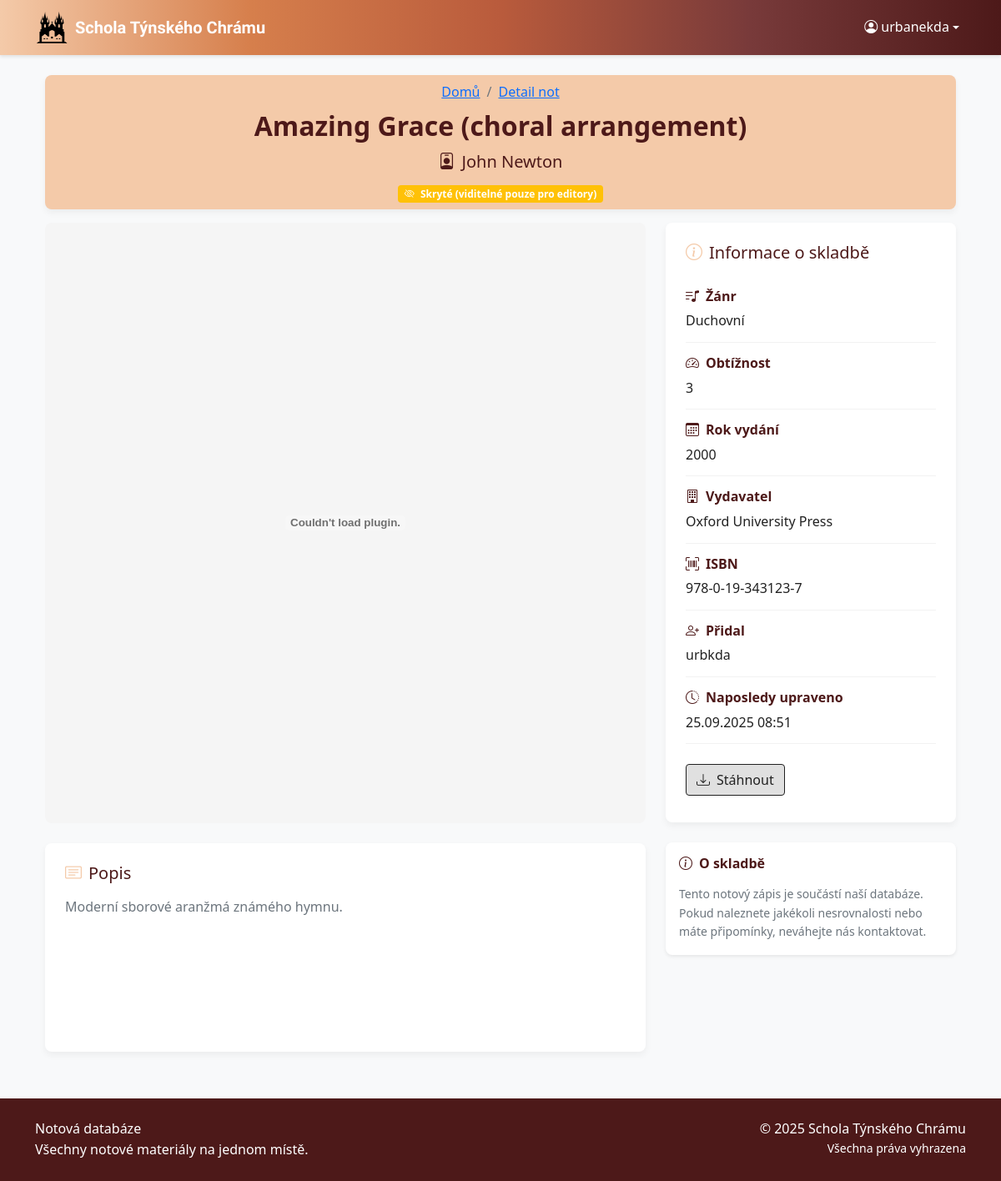
The app's page /noty/10 (signed in) with its own data.
### sheet_music_app/models.py (models this page shows, shortened)
class Sheet(models.Model):
    RELIGIOUS = "REL"
    CHORAL = "CHO"
    JAZZ = "JAZ"
    POPULAR = "POP"
    CLASSICAL = "CLA"
    SECULAR = "SEC"
    FOLCLORE = "FOL"
    GENRE_CHOICES = [
        (RELIGIOUS, "Duchovní"),
        (CHORAL, "Sborová"),
        (JAZZ, "Jazzová"),
        (POPULAR, "Populární"),
        (CLASSICAL, "Klasická"),
        (SECULAR, "Světská"),
        (FOLCLORE, "Folklórní"),
    ]
    DIFFICULTY_CHOICES = [
        (1, 'Velmi snadná'),
        (2, 'Snadná'),
        (3, 'Střední'),
        (4, 'Obtížná'),
        (5, 'Velmi obtížná'),
    ]
    title = models.CharField(max_length=200)
    composer = models.CharField(max_length=200)
    arranger = models.CharField(max_length=200, blank=True, null=True)
    genre = models.CharField(choices=GENRE_CHOICES, blank=True, null=True)
    difficulty_level = models.CharField(choices=DIFFICULTY_CHOICES, blank=True, null=True, max_length=1)
    publication_year = models.IntegerField(blank=True, null=True)
    publisher = models.CharField(max_length=200, blank=True, null=True)
    isbn = models.CharField(max_length=20, blank=True, null=True)
    description = models.TextField(blank=True, null=True)
    date_created = models.DateTimeField(auto_now_add=True)
    date_modified = models.DateTimeField(auto_now=True)
    created_by = models.ForeignKey('auth.User', on_delete=models.CASCADE)
    modified_by = models.ForeignKey('auth.User', on_delete=models.CASCADE, related_name='modified_sheets')
    sheet_file = models.FileField()
    preview_image = models.ImageField(blank=True, null=True)
    public = models.BooleanField(default=False)

### sheet_music_app/views.py (the view)
# urls.py: path("noty/<int:pk>", views.sheet_profile, name="sheet_profile"),
@login_required(login_url='login')
def sheet_profile(request, pk):
    sheet = get_object_or_404(Sheet, pk=pk)
    return render(request, "sheet_profile.html", {"sheet": sheet})

### sheet_music_app/templatetags/permissions.py (called while the page is built)
@register.filter(name='is_editor')
def is_editor(user):
    if not hasattr(user, 'is_authenticated'):
        return False
    return user.is_authenticated and (user.is_staff or user.is_superuser)

@register.filter(name='is_superuser')
def is_superuser(user):
    if not hasattr(user, 'is_authenticated'):
        return False
    return user.is_authenticated and user.is_superuser

### sheet_music_app/templates/sheet_profile.html (shortened to what this page needs)
{% extends 'base.html' %}
{% load static %}
{% load permissions %}
{% block content %}
<div class="container mb-3">
    <div class="sheet-header">
        <div class="sheet-header-content text-center">
            <nav aria-label="breadcrumb" class="d-flex justify-content-center">
                <ol class="breadcrumb mb-2 mt-2">
                    <li class="breadcrumb-item"><a href="{% url 'home' %}">Domů</a></li>
                    <li class="breadcrumb-item active" aria-current="page"><a href="{% url 'sheet_profile' sheet.id %}">Detail not</a></li>
                </ol>
            </nav>
            <h1 class="fw-bold mb-2">{{ sheet.title }}</h1>
            <p class="lead mb-2">
                <i class="bi bi-person-badge me-2"></i>{{ sheet.composer }}
            </p>
            {% if not sheet.public %}
                <span class="badge bg-warning mt-1 mb-2">
                    <i class="bi bi-eye-slash me-1"></i> Skryté (viditelné pouze pro editory)
                </span>
            {% endif %}
        </div>
    </div>
</div>
<div class="container">
    <div class="row">
        <div class="col-lg-8">
            <div class="sheet-preview-container-large mb-4">
                {% if sheet.sheet_file %}
                    {% if sheet.sheet_file.url|slice:"-4:"|lower == ".pdf" %}
                        <embed src="{{ sheet.sheet_file.url }}#toolbar=0&navpanes=0&scrollbar=0" type="application/pdf" class="w-100" />
                    {% else %}
                        <img src="{{ sheet.sheet_file.url }}" alt="{{ sheet.title }}" class="img-fluid w-100" />
                    {% endif %}
                {% else %}
                    <div class="text-center p-5 bg-light">
                        <i class="bi bi-file-earmark-music display-1 text-muted"></i>
                        <p class="mt-3 text-muted">Náhled není k dispozici</p>
                    </div>
                {% endif %}
            </div>
            <div class="description-box">
                <h3 class="h5 mb-3">
                    <i class="bi bi-card-text me-2 text-primary"></i>Popis
                </h3>
                <div class="text-muted">
                    {% if sheet.description %}
                        {{ sheet.description|linebreaks }}
                    {% else %}
                        <em class="text-secondary">Zatím bez popisu.</em>
                    {% endif %}
                </div>
            </div>
        </div>
        <div class="col-lg-4">
            <div class="sheet-meta mb-4">
                <h3 class="h5 mb-3">
                    <i class="bi bi-info-circle me-2 text-primary"></i>Informace o skladbě
                </h3>
                <div class="meta-item">
                    <div class="meta-label">
                        <i class="bi bi-music-note-list me-2"></i><strong>Žánr</strong>
                    </div>
                    <div class="meta-value">
                        {{ sheet.get_genre_display|default:"Neuvedeno" }}
                    </div>
                </div>
                <div class="meta-item">
                    <div class="meta-label">
                        <i class="bi bi-speedometer2 me-2"></i><strong>Obtížnost</strong>
                    </div>
                    <div class="meta-value">
                        {{ sheet.get_difficulty_level_display|default:"Neuvedeno" }}
                    </div>
                </div>
                {% if sheet.publication_year %}
                <div class="meta-item">
                    <div class="meta-label">
                        <i class="bi bi-calendar3 me-2"></i><strong>Rok vydání</strong>
                    </div>
                    <div class="meta-value">
                        {{ sheet.publication_year }}
                    </div>
                </div>
                {% endif %}
                {% if sheet.publisher %}
                <div class="meta-item">
                    <div class="meta-label">
                        <i class="bi bi-building me-2"></i><strong>Vydavatel</strong>
                    </div>
                    <div class="meta-value">
                        {{ sheet.publisher }}
                    </div>
                </div>
                {% endif %}
                {% if sheet.isbn %}
                <div class="meta-item">
                    <div class="meta-label">
                        <i class="bi bi-upc-scan me-2"></i><strong>ISBN</strong>
                    </div>
                    <div class="meta-value">
                        {{ sheet.isbn }}
                    </div>
                </div>
                {% endif %}
                <div class="meta-item">
                    <div class="meta-label">
                        <i class="bi bi-person-plus me-2"></i><strong>Přidal</strong>
                    </div>
                    <div class="meta-value">
                        {{ sheet.created_by.get_full_name|default:sheet.created_by.username }}
                    </div>
                </div>
                <div class="meta-item">
                    <div class="meta-label">
                        <i class="bi bi-clock-history me-2"></i><strong>Naposledy upraveno</strong>
                    </div>
                    <div class="meta-value">
                        {{ sheet.date_modified|date:"d.m.Y H:i" }}
                    </div>
                </div>
                <div class="mt-2 pt-3 action-buttons">
                    {% if sheet.sheet_file %}
                        <a href="{{ sheet.sheet_file.url }}" class="btn btn-primary mb-2" download>
                            <i class="bi bi-download me-2"></i>Stáhnout
                        </a>
                    {% endif %}
                </div>
            </div>
            <div class="card border-0 shadow-sm">
                <div class="card-body">
                    <h5 class="card-title mb-3">
                        <i class="bi bi-info-circle me-2"></i>O skladbě
                    </h5>
                    <p class="card-text text-muted small">
                        Tento notový zápis je součástí naší databáze. Pokud naleznete jakékoli nesrovnalosti nebo máte
                        připomínky, neváhejte nás kontaktovat.
                    </p>
                </div>
            </div>
        </div>
    </div>
</div>
{% endblock %}

### sheet_music_app/templates/base.html (shortened to what this page needs)
<!DOCTYPE html>
{% load static %}
{% load permissions %}
<html lang="cs">
<head>
    <link href="https://cdn.jsdelivr.net/npm/bootstrap@5.0.2/dist/css/bootstrap.min.css" rel="stylesheet">
    <link rel="stylesheet" href="https://cdn.jsdelivr.net/npm/bootstrap-icons@1.9.1/font/bootstrap-icons.css">
    <link href="{% static 'css/style.css' %}" rel="stylesheet">
</head>
<body class="d-flex flex-column min-vh-100">
    <header>
        <nav class="navbar navbar-expand-lg navbar-dark sticky-top">
            <div class="container">
                <a class="navbar-brand d-flex align-items-center" href="{% url 'home' %}">
                    <img src="{% static 'images/tynsky_duch_logo.png' %}" alt="Logo" width="40" height="40" class="d-inline-block align-text-top me-2">
                    <span class="text-black uncial-antiqua-regular">Schola Týnského Chrámu</span>
                </a>
                <div class="navbar-collapse" id="navbarNav">
                    <ul class="navbar-nav">
                        {% if user.is_authenticated %}
                            <li class="nav-item dropdown">
                                <a class="nav-link dropdown-toggle d-flex align-items-center" href="#" id="userDropdown" role="button" data-bs-toggle="dropdown" aria-expanded="false">
                                    <i class="bi bi-person-circle me-1"></i>
                                    <span>{{ user.get_short_name|default:user.username }}</span>
                                </a>
                            </li>
                        {% endif %}
                    </ul>
                </div>
            </div>
        </nav>
    </header>
    <main class="flex-grow-1 py-4">
        <div class="container">
            {% block content %}
            {% endblock %}
        </div>
    </main>
    <footer class="bg-secondary py-4 mt-auto">
        <div class="container">
            <div class="row">
                <div class="col-md-6 text-center text-white text-md-start">
                    <p class="mb-0">Notová databáze</p>
                    <p class="mb-0">Všechny notové materiály na jednom místě.</p>
                </div>
                <div class="col-md-6 text-center text-md-end mt-3 mt-md-0">
                    <p class="mb-0">&copy; {% now "Y" %} Schola Týnského Chrámu</p>
                    <p class="small mb-0">Všechna práva vyhrazena</p>
                </div>
            </div>
        </div>
    </footer>
</body>
</html>

### sheet_music_app/static/css/style.css (style rules this page uses)
:root { --secondary: #4d1919; --primary-dark: #d67f4c; --primary-light: #eae6d5; --primary: #f4caa9; --secondary-light: #e1b99e; --light: #F5F5F5; --dark: #212121; --gray: #757575; --light-gray: #E0E0E0; --gradient-main: linear-gradient(0.25turn, #4d1919, #783a3a, #b95b3c, #d67f4c, #f4caa9); }
body { font-family: 'Segoe UI', Tahoma, Geneva, Verdana, sans-serif; color: var(--dark); background-color: #f8f9fa; line-height: 1.6; }
h1 { font-weight: 600; font-size: xx-large; color: var(--secondary); }
h3 { font-weight: 600; font-size: large; color: var(--secondary); }
h4, h5, h6 { font-weight: 400; color: var(--secondary); font-size: medium; }
.uncial-antiqua-regular { font-family: "Uncial Antiqua", system-ui; font-weight: 550; font-style: normal; }
.navbar { background: linear-gradient(to left, #4d1919, #783a3a, #b95b3c, #d67f4c, #f4caa9) !important; box-shadow: 0 2px 4px rgba(0,0,0,0.1); }
.navbar-brand, .nav-link { color: white !important; font-weight: 500; }
.btn-primary { background-color: var(--light-gray); border-color: var(--dark); color: var(--dark); font-weight: 500; }
.card { border: none; border-radius: 8px; box-shadow: 0 2px 10px rgba(0,0,0,0.05); transition: transform 0.2s, box-shadow 0.2s; margin-bottom: 1.5rem; }
.card-title { color: var(--secondary); font-weight: 600; margin-bottom: 0.5rem; }
.sheet-preview-container-large { align-items: center; justify-content: center; background-color: var(--light); border-radius: 8px; overflow: hidden; margin-bottom: 1rem; height: 90vh; }
footer { background-color: linear-gradient(0.25turn, #4d1919, #783a3a, #b95b3c, #d67f4c, #f4caa9); color: white; padding: 2rem 0; margin-top: 3rem; }
.text-primary { color: var(--primary) !important; }
.bg-secondary { background-color: var(--secondary) !important; }
.sheet-header { color: var(--secondary); background-color: var(--primary); border-radius: 0.5rem; position: relative; overflow: hidden; box-shadow: 0 0.25rem 0.5rem rgba(0, 0, 0, 0.05); width: 100%; }
.sheet-header-content { position: relative; z-index: 1; color: var(--secondary); }
.sheet-preview-container-large embed { width: 100%; height: 100%; border: none; }
.sheet-meta { background-color: white; border-radius: 0.5rem; padding: 1.5rem; box-shadow: 0 0.25rem 0.5rem rgba(0, 0, 0, 0.05); }
.meta-item { padding: 0.75rem 0; border-bottom: 1px solid rgba(0, 0, 0, 0.05); }
.meta-label { font-weight: 600; color: var(--secondary); margin-bottom: 0.25rem; }
.meta-value { color: var(--dark); }
.description-box { background-color: white; border-radius: 0.5rem; padding: 1.5rem; box-shadow: 0 0.25rem 0.5rem rgba(0, 0, 0, 0.05); margin-bottom: 2rem; min-height: 250px; display: flex; flex-direction: column; }
.description-box .text-muted { overflow-wrap: anywhere; word-break: break-word; }
.description-box .text-muted p:last-child { margin-bottom: 0; }
.action-buttons .btn { margin-right: 0.5rem; margin-bottom: 0.5rem; }

### records on screen
Sheet: title "Amazing Grace (choral arrangement)", composer "John Newton", description "Moderní sborové aranžmá známého hymnu.", genre "Duchovní", difficulty_level "3", publication_year "2000", publisher "Oxford University Press", isbn "978-0-19-343123-7", created_by.get_full_name "urbkda", date_modified "25.09.2025 08:51"

### other values on screen
{{ user.get_short_name|default:user.username }} "urbanekda"
